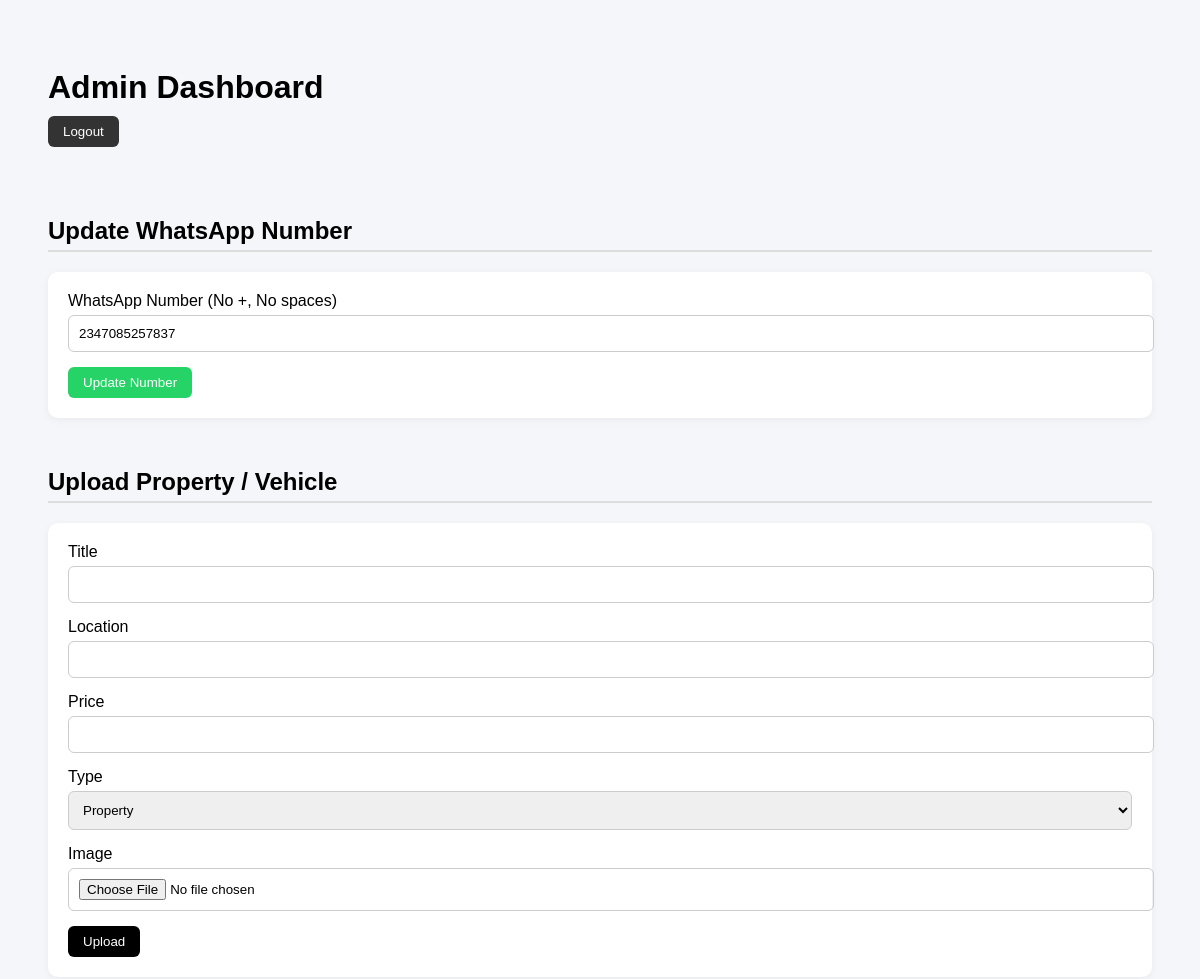
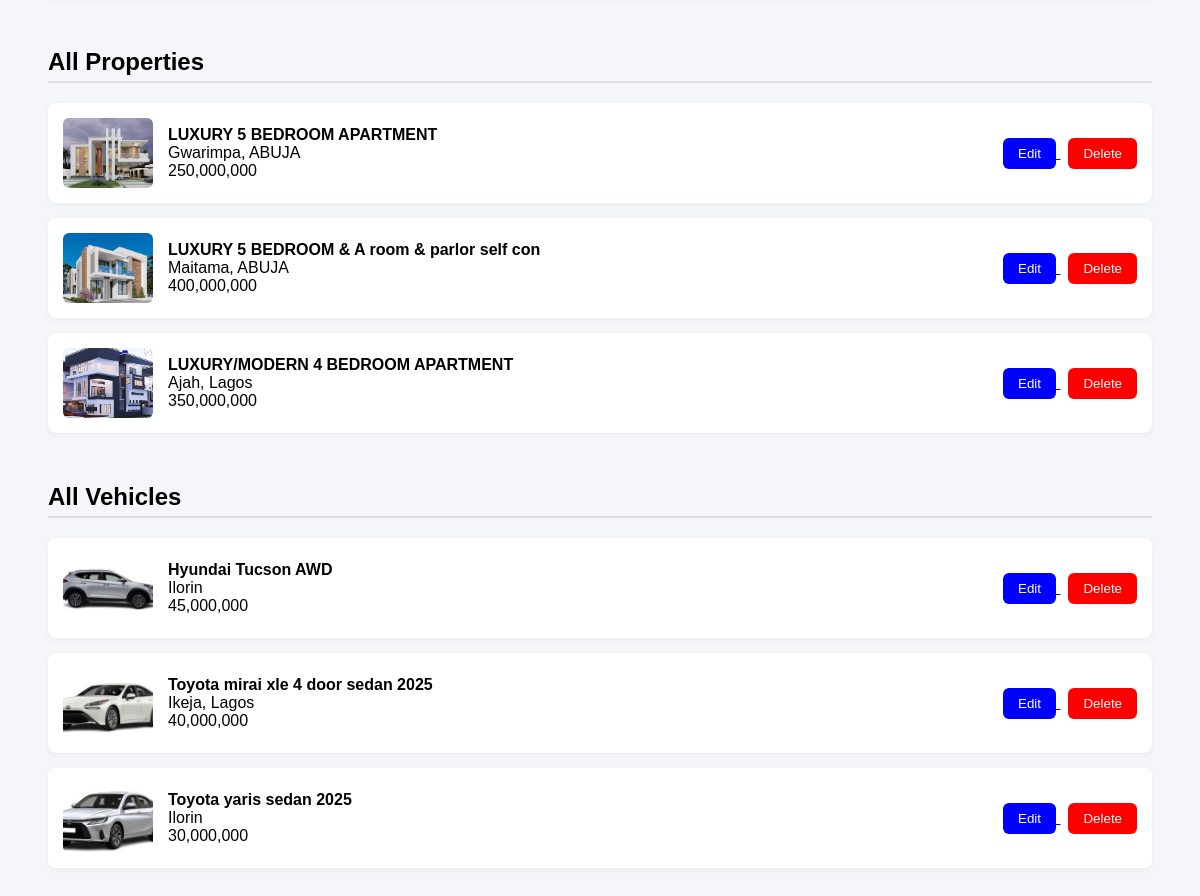
/admin (signed in), run on the app's committed database (2 pictures, top to bottom).
### app.py (models this page shows)
class Settings(db.Model):
    id = db.Column(db.Integer, primary_key=True)
    whatsapp_number = db.Column(db.String(20))

class Property(db.Model):
    id = db.Column(db.Integer, primary_key=True)
    title = db.Column(db.String(100))
    location = db.Column(db.String(100))
    price = db.Column(db.String(50))
    image = db.Column(db.String(200))

class Vehicle(db.Model):
    id = db.Column(db.Integer, primary_key=True)
    title = db.Column(db.String(100))
    location = db.Column(db.String(100))
    price = db.Column(db.String(50))
    image = db.Column(db.String(200))

### app.py (the view, shortened to what this page needs)
@app.route("/admin", methods=["GET", "POST"])
def admin():
    if "logged_in" not in session:
        return redirect(url_for("login"))
    settings = Settings.query.first()
    properties = Property.query.all()
    vehicles = Vehicle.query.all()
    return render_template(
        "admin.html",
        properties=properties,
        vehicles=vehicles,
        settings=settings
    )

### templates/admin.html (shortened to what this page needs)
<!DOCTYPE html>
<html lang="en">
<head>
</head>
<body>
<h1>Admin Dashboard</h1>
<a href="{{ url_for('logout') }}">
    <button class="logout-btn">Logout</button>
</a>
<h2>Update WhatsApp Number</h2>
<form method="POST">
    <label>WhatsApp Number (No +, No spaces)</label>
    <input type="text"
           name="whatsapp_number"
           value="{{ settings.whatsapp_number }}"
           placeholder="2347085257837"
           required>
    <button type="submit" class="whatsapp-btn">Update Number</button>
</form>
<h2>Upload Property / Vehicle</h2>
<form method="POST" enctype="multipart/form-data">
    <label>Title</label>
    <input type="text" name="title" required>
    <label>Location</label>
    <input type="text" name="location" required>
    <label>Price</label>
    <input type="text" name="price" required>
    <label>Type</label>
    <select name="type">
        <option value="property">Property</option>
    </select>
    <label>Image</label>
    <input type="file" name="image" required>
    <button type="submit" class="upload-btn">Upload</button>
</form>
<h2>All Properties</h2>
{% for property in properties %}
<div class="item-box">
    <div class="item-info">
        <img src="{{ url_for('static', filename=property.image) }}">
        <div>
            <strong>{{ property.title }}</strong><br>
            {{ property.location }}<br>
            {{ property.price }}
        </div>
    </div>
    <div class="action-buttons">
        <a href="{{ url_for('edit', item_type='property', item_id=property.id) }}">
            <button class="edit-btn">Edit</button>
        </a>
        <a href="{{ url_for('delete', item_type='property', item_id=property.id) }}"
           onclick="return confirm('Are you sure you want to delete this property?');">
            <button class="delete-btn">Delete</button>
        </a>
    </div>
</div>
{% else %}
<p>No properties uploaded yet.</p>
{% endfor %}
<h2>All Vehicles</h2>
{% for vehicle in vehicles %}
<div class="item-box">
    <div class="item-info">
        <img src="{{ url_for('static', filename=vehicle.image) }}">
        <div>
            <strong>{{ vehicle.title }}</strong><br>
            {{ vehicle.location }}<br>
            {{ vehicle.price }}
        </div>
    </div>
    <div class="action-buttons">
        <a href="{{ url_for('edit', item_type='vehicle', item_id=vehicle.id) }}">
            <button class="edit-btn">Edit</button>
        </a>
        <a href="{{ url_for('delete', item_type='vehicle', item_id=vehicle.id) }}"
           onclick="return confirm('Are you sure you want to delete this vehicle?');">
            <button class="delete-btn">Delete</button>
        </a>
    </div>
</div>
{% else %}
<p>No vehicles uploaded yet.</p>
{% endfor %}
</body>
</html>

### templates/admin.html (style rules this page uses)
body { font-family: Arial, sans-serif; padding: 40px; background: #f4f6f9; }
h1 { margin-bottom: 10px; }
h2 { margin-top: 50px; border-bottom: 2px solid #ddd; padding-bottom: 5px; }
form { background: white; padding: 20px; border-radius: 10px; margin-bottom: 40px; box-shadow: 0 2px 8px rgba(0,0,0,0.05); }
input, select { width: 100%; padding: 10px; margin-top: 5px; margin-bottom: 15px; border-radius: 6px; border: 1px solid #ccc; }
button { padding: 8px 15px; border: none; cursor: pointer; border-radius: 6px; }
.upload-btn { background: black; color: white; }
.delete-btn { background: red; color: white; }
.edit-btn { background: blue; color: white; }
.logout-btn { background: #333; color: white; margin-bottom: 20px; }
.whatsapp-btn { background: #25D366; color: white; }
.item-box { background: white; padding: 15px; margin-bottom: 15px; border-radius: 8px; display: flex; align-items: center; justify-content: space-between; box-shadow: 0 2px 6px rgba(0,0,0,0.05); }
.item-info { display: flex; align-items: center; gap: 15px; }
.item-info img { width: 90px; height: 70px; object-fit: cover; border-radius: 6px; }
.action-buttons a { margin-left: 8px; }

### data on the page
Settings: whatsapp_number "2347085257837"
Property: image (picture), title "LUXURY 5 BEDROOM APARTMENT", location "Gwarimpa, ABUJA", price "250,000,000"
Property: image (picture), title "LUXURY 5 BEDROOM & A room & parlor self con", location "Maitama, ABUJA", price "400,000,000"
Property: image (picture), title "LUXURY/MODERN 4 BEDROOM APARTMENT", location "Ajah, Lagos", price "350,000,000"
Vehicle: image (picture), title "Hyundai Tucson AWD", location "Ilorin", price "45,000,000"
Vehicle: image (picture), title "Toyota mirai xle 4 door sedan 2025", location "Ikeja, Lagos", price "40,000,000"
Vehicle: image (picture), title "Toyota yaris sedan 2025", location "Ilorin", price "30,000,000"
